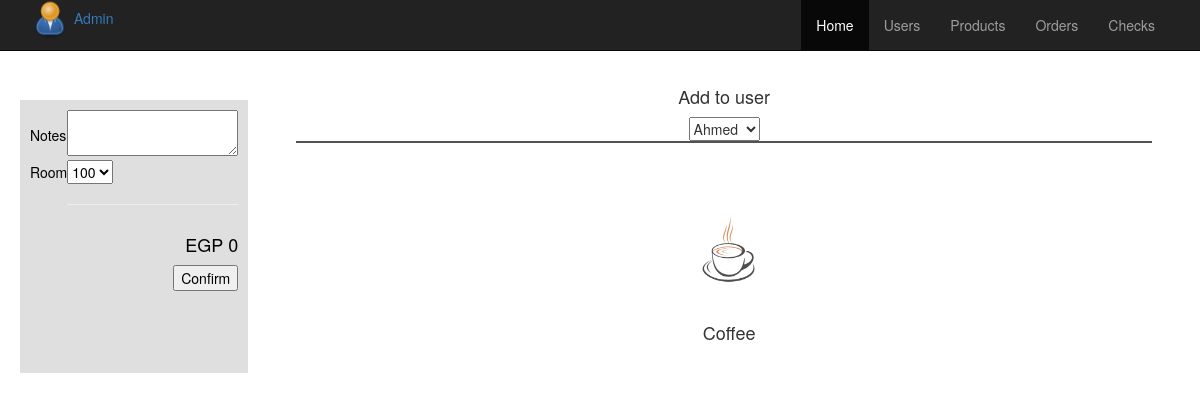
The app's page /createOrder.php (signed in) with its own data.
### tables this page shows
CREATE TABLE `products` (
  `id` int(255) NOT NULL,
  `name` varchar(255) NOT NULL,
  `price` int(255) NOT NULL,
  `picture` varchar(255) NOT NULL,
  `category_id` int(255) NOT NULL,
  `created_at` timestamp NOT NULL DEFAULT current_timestamp(),
  `updated_at` timestamp NULL DEFAULT NULL
);

### utils/DBConnection.php (called while the page is built, shortened)
<?php
class DBConnection
{
    private static $instance = null;
    private static $dsn = 'mysql:host=localhost;dbname=cafeteria';
    private static $username = 'root';
    private static $password = '';
    private function __construct()
    {
        try {
            self::$instance = new PDO(self::$dsn, self::$username, self::$password);
        } catch (PDOException $e) {
            echo 'MySql Connection Error: '.$e->getMessage();
        }
    }
    public static function getInstance()
    {
        return self::$instance;
    }
}

### Models/User.php (called while the page is built, shortened)
<?php
require_once ("utils/DBConnection.php");
class User {
    private static $db;
    function __construct() {
        self::$db = \database_connection\DBConnection::getInstance();
    }
    function All(){
        if(!empty(self::$db)){
            $stmt=self::$db->prepare("Select * FROM users");
            $stmt->execute();
            $rows = $stmt->fetchAll(PDO::FETCH_OBJ);
            return $rows;
        }
    }
}

### Models/Product.php (called while the page is built)
<?php
require_once ("utils/DBConnection.php");
class Product {
    private static $db;
    function __construct() {
        self::$db = \database_connection\DBConnection::getInstance();
    }
    function All(){
        $stmt=self::$db->prepare("Select * FROM products");
        $stmt->execute();
        $row = $stmt->fetchAll(PDO::FETCH_OBJ);
        return $row;
    }
}

### createOrder.php (the view, shortened to what this page needs)
<!DOCTYPE html>
<head>
    <link rel="stylesheet" href="https://maxcdn.bootstrapcdn.com/bootstrap/3.4.1/css/bootstrap.min.css">
    <link rel="stylesheet" href="fontawesome/css/all.min.css">
    <link rel="stylesheet" type="text/css" href="public/css/createOrder.css">
</head>
<body id="main_body">
    <?php
        require_once("Models/Product.php");
        require_once("Models/User.php");
        $product = new Product;
        $user = new User;
        $products = $product->All();
        $users = $user->All();
        $price = 0;
    ?>
    <div id="container">
        <nav class="navbar navbar-inverse navbar-fixed-top">
            <div class="container">
                <div class="navbar-header">
                    <div id="profile-data" class="profilePic">
                        <img id="profile" src="public/img/admin.png"/>
                        <a href="">Admin</a>
                    </div>
                </div>
                <div class="collapse navbar-collapse">
                    <ul class="nav navbar-nav pull-right">
                        <li class="active"><a href="createOrder.php">Home</a></li>
                        <li><a href="AllUsers.php">Users</a></li>
                        <li><a href="allProduct.php">Products</a></li>
                        <li><a href="ordersAdmin.php">Orders</a></li>
                        <li><a href="checks.php">Checks</a></li>
                    </ul>
                </div>
            </div>
        </nav>
        <div id="bodyContainer">
            <div id="formContainer">
                <form id="form" class="addproduct" method="POST" action="">
                    <table class="notes" id="notes">
                        <tr>
                            <td> Notes </td>
                            <td> <textarea name="notes"></textarea> </td>
                        </tr>
                        <tr id="room">
                            <td> Room </td>
                            <td>
                                <select name="room" id="roomValues">
                                    <option value="100">100</option>
                                </select>
                            </td>
                        </tr>
                        <tr>
                            <td>
                            </td>
                            <td>
                                <hr>
                            </td>
                        </tr>
                        <tr id="productpicture">
                            <td></td>
                            <td id="price"><h4 id="totalPrice">EGP <? if(isset($price)){ echo $price; }else{ echo 0; } ?></h4></td>
                        </tr>
                        <tr class="buttons">
                            <td></td>
                            <td>
                                <input id="saveForm" class="button_text" type="submit" name="submit" value="Confirm" />
                            </td>
                        </tr>
                    </table>
            </div>
            <div id="allProductsContainer">
                <div id="search">
                </div>
                <div id="selectContainer">
                    <h4>Add to user</h4>
                        <table class="notes">
                            <tr>
                                <td>
                                    <select name="user" id="allUsers">
                                        <?php
                                            foreach($users as $user) {
                                        ?>
                                        <option value="<?php echo $user->id; ?>"><?php echo $user->name; ?></option>
                                        <?php
                                            }
                                        ?>
                                    </select>
                                </td>
                            </tr>
                        </table>
                    <div id="separator"></div>
                    <div class="products">
                        <?php
                            foreach($products as $product){
                        ?>
                        <div class="product selectProduct" data-id = "<? echo $product->id; ?>" data-name="<? echo $product->name; ?>" data-price="<? echo $product->price; ?>">
                            <img src="<? if(empty($product->picture)){ ?>Assets/coffee.png<? }else{ echo $product->picture; } ?>"/>
                            <h4><?php echo $product->name; ?></h4>
                        </div>
                        <?php
                            }
                        ?>
                    </div>
                </div>
            </div>
        </div>
    </div>
</body>
</html>

### public/css/createOrder.css (style rules this page uses)
#main_body { display: flex; justify-content: space-between; height: 100%; width: 100%; }
#container { width: 100vw; height: 100vh; }
.nav { display: flex; justify-content: space-between; }
.profilePic { margin: auto; margin-right: 2rem; text-align: center; }
.profilePic a { justify-content: end; }
.profilePic img { height: 4rem; width: 4rem; }
#bodyContainer { display: flex; flex-direction: row; }
#formContainer { float: left; background-color: rgb(223, 223, 223); color: black; margin-top: 10rem; margin-left: 2rem; padding: 1rem; }
#price { float: right; }
#saveForm { float: right; }
.nav { display: inline; }
.notes td { padding: 0; }
#allProductsContainer { width: 100vw; display: flex; flex-direction: column; }
#search { padding: 30px; font-size: 17px; align-items: flex-end; display: flex; align-items: center; justify-content: flex-end; }
#selectContainer { display: flex; flex-direction: column; justify-content: center; align-items: center; }
#separator { border: 0.5px solid; border-color: rgb(82, 82, 82); width: 90%; }
.products { display: flex; flex-direction: row; padding: 2rem; flex-wrap: wrap; }
.product { display: flex; flex-direction: column; margin-left: 10px; margin-top: 3rem; }
.product img { height: 12rem; width: 10rem; margin: 0; padding: 0; }
.product h4 { text-align: center; }

### records on screen
products: picture (picture), name "Coffee"

### other values on screen
$price "0"
form field user "Ahmed"
